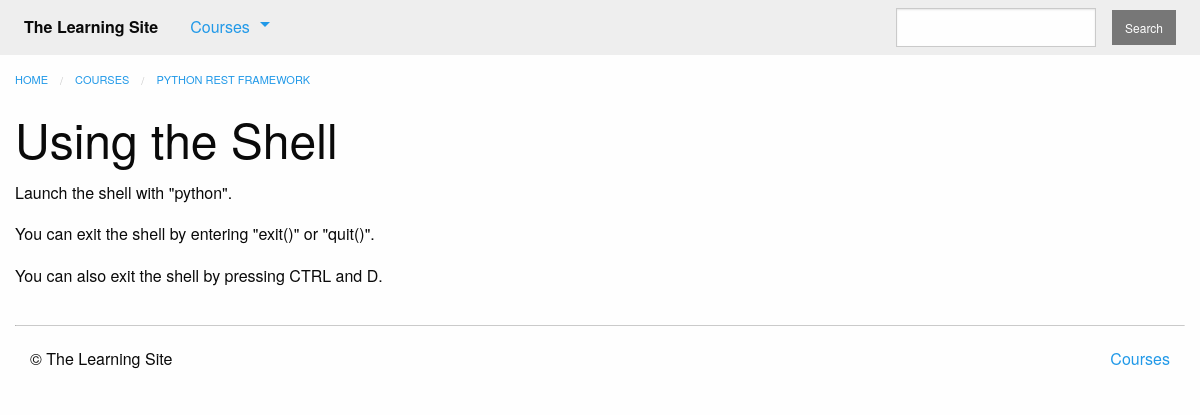
Page /courses/1/t2/ on the committed database.
### courses/models.py (models this page shows, shortened)
class Step(models.Model):
    title = models.CharField(max_length=255)
    description = models.TextField()
    order = models.IntegerField(default=0)
    course = models.ForeignKey(Course, on_delete=models.CASCADE)
    class Meta:
        abstract = True
        ordering = ['order']

class Text(Step):
    content = models.TextField(blank=True, default='')

class Course(models.Model):
    created_at = models.DateTimeField(auto_now_add=True)
    title = models.CharField(max_length=255)
    description = models.TextField()
    teacher = models.ForeignKey(User, on_delete=models.CASCADE)
    subject = models.CharField(default='', max_length=100)
    published = models.BooleanField(default=False)

### courses/views.py (the view)
# urls.py: url(r'(?P<course_pk>\d+)/t(?P<step_pk>\d+)/$', views.text_detail,
def text_detail(request, course_pk, step_pk):
    step = get_object_or_404(models.Text, course_id=course_pk, pk=step_pk,
                             course__published=True)
    return render(request, 'courses/text_detail.html', {'step': step})

### courses/templatetags/course_extras.py (called while the page is built)
@register.inclusion_tag('courses/course_nav.html')
def nav_courses_list():
    courses = Course.objects.filter(
        published=True
    ).order_by(
        '-created_at'
    ).values(
        'id', 'title'
    )[:5]
    return {'courses': courses}

@register.filter('markdown_to_html')
def markdown_to_html(markdown_text):
    html_body = markdown2.markdown(markdown_text)
    return mark_safe(html_body)

### courses/templates/courses/text_detail.html (shortened to what this page needs)
{% extends "courses/layout.html" %}
{% load course_extras %}
{% block breadcrumbs %}
    <li><a href="{% url 'courses:detail' pk=step.course.pk %}">{{ step.course.title }}</a></li>
{% endblock %}
{% block content %}
    <div class="row columns">
        <article>
            {{ block.super }}
            <h1>{{ step.title }}</h1>
            {{ step.content|markdown_to_html }}
        </article>
    </div>
{% endblock %}

### rows in the picture
Text: course "PYTHON REST FRAMEWORK", title "Using the Shell", content "Launch the shell with \"python\". You can exit the shell by entering \"exit()\" or \"quit()\". You can also exit the shell by pressing CTRL and D."
